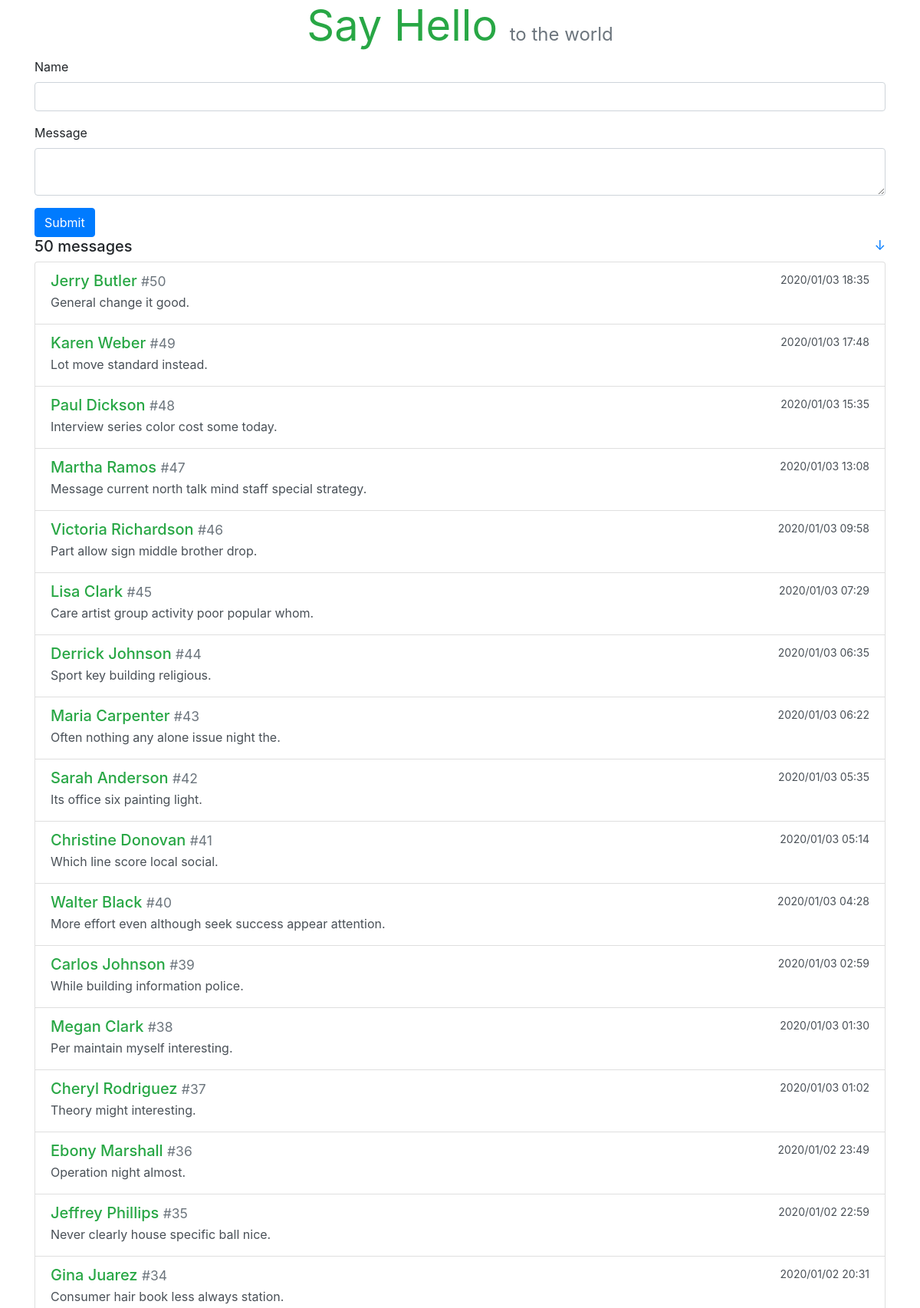
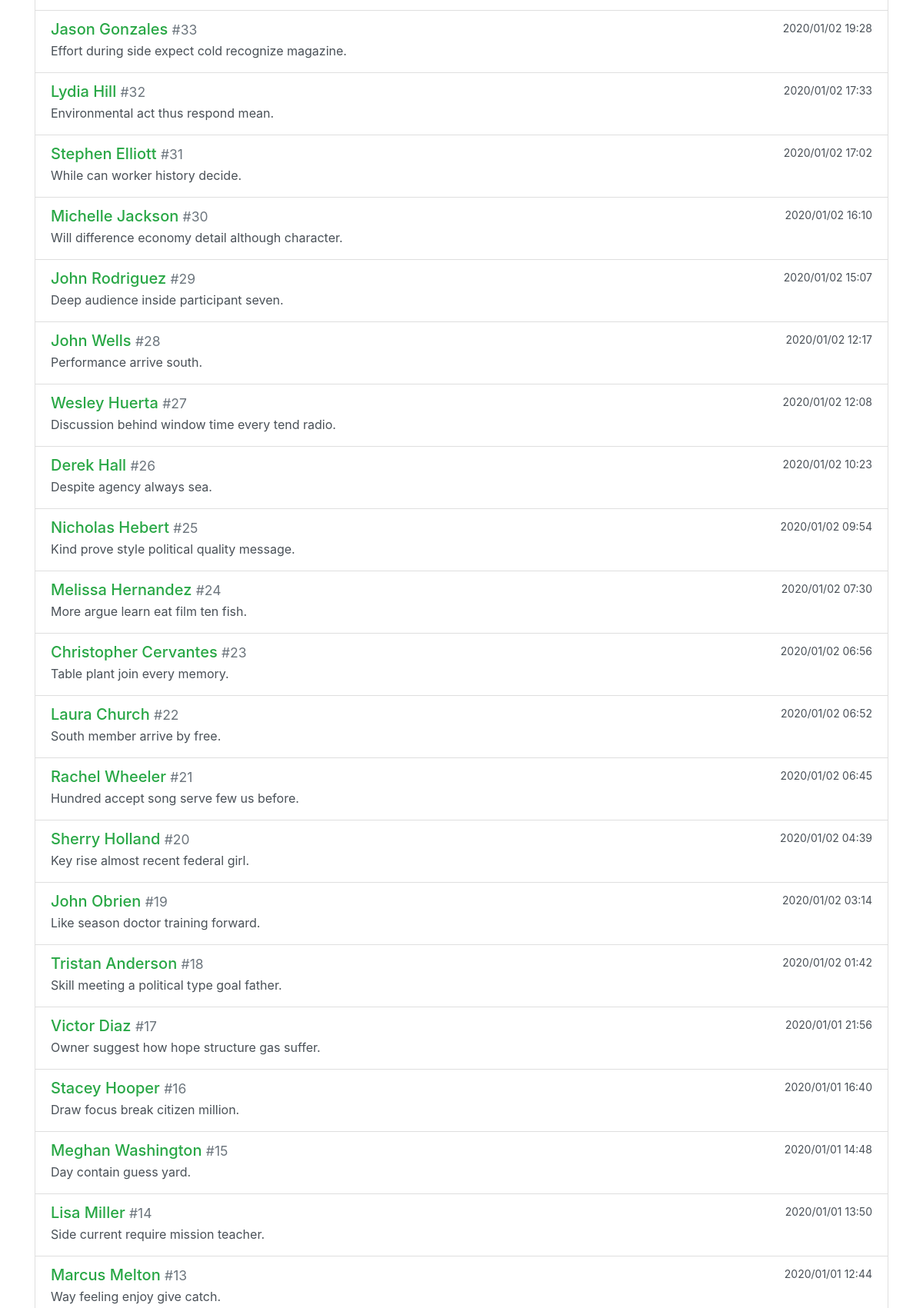
The page / (upper part) on the database its author committed (2 pictures, top to bottom).
### sayhello/models.py (models this page shows)
class Message(db.Model):
    id = db.Column(db.Integer, primary_key=True)
    body = db.Column(db.String(200))
    name = db.Column(db.String(20))
    timestamp = db.Column(db.DateTime, default=datetime.utcnow, index=True)

### sayhello/views.py (the view, shortened to what this page needs)
@app.route('/', methods=['GET', 'POST'])
def index():
    messages = Message.query.order_by(Message.timestamp.desc()).all()
    form = HelloForm()
    return render_template('index.html', form=form, messages=messages)

### sayhello/forms.py
class HelloForm(FlaskForm):
    name = StringField('Name', validators=[DataRequired(), Length(1, 20)])
    body = TextAreaField('Message', validators=[
                         DataRequired(), Length(1, 200)])
    submit = SubmitField()

### sayhello/templates/index.html
{% extends 'base.html' %}
{% from 'bootstrap/form.html' import render_form %}
{% block content %}
<div class="hello-form">
    {{ render_form(form, action=request.full_path) }}
</div>
<h5>{{ messages|length }} messages
    <small class="float-right">
        <a href="#bottom" title="Go Bottom">&darr;</a>
    </small>
</h5>
<div class="list-group">
    {% for message in messages %}
    <a class="list-group-item list-group-item-action flex-column">
        <div class="d-flex w-100 justify-content-between">
            <h5 class="mb-1 text-success">{{ message.name }}
                <small class="text-muted"> #{{ loop.revindex }}</small>
            </h5>
            <small>
                {{ message.timestamp.strftime('%Y/%m/%d %H:%M') }}
            </small>
        </div>
        <p class="mb-1">{{ message.body }}</p>
    </a>
    {% endfor %}
</div>
{% endblock %}

### sayhello/templates/base.html (shortened to what this page needs)
<!DOCTYPE html>
<html lang="en">
<head>
    {{ bootstrap.load_css() }}
</head>
<body>
    <main class="container">
        <header>
            <h1 class="text-center display-4">
                <a href="{{ url_for('index') }}" class="text-success"><strong>Say Hello</strong></a>
                <small style="font-size: 24px" class="text-muted">to the world</small>
            </h1>
        </header>
        {% block content %}{% endblock %}
    </main>
    </body>
</html>

### rows shown on the page
Message: name "Jerry Butler", timestamp "2020/01/03 18:35", body "General change it good."
Message: name "Karen Weber", timestamp "2020/01/03 17:48", body "Lot move standard instead."
Message: name "Paul Dickson", timestamp "2020/01/03 15:35", body "Interview series color cost some today."
Message: name "Martha Ramos", timestamp "2020/01/03 13:08", body "Message current north talk mind staff special strategy."
Message: name "Victoria Richardson", timestamp "2020/01/03 09:58", body "Part allow sign middle brother drop."
Message: name "Lisa Clark", timestamp "2020/01/03 07:29", body "Care artist group activity poor popular whom."
Message: name "Derrick Johnson", timestamp "2020/01/03 06:35", body "Sport key building religious."
Message: name "Maria Carpenter", timestamp "2020/01/03 06:22", body "Often nothing any alone issue night the."
Message: name "Sarah Anderson", timestamp "2020/01/03 05:35", body "Its office six painting light."
Message: name "Christine Donovan", timestamp "2020/01/03 05:14", body "Which line score local social."
Message: name "Walter Black", timestamp "2020/01/03 04:28", body "More effort even although seek success appear attention."
Message: name "Carlos Johnson", timestamp "2020/01/03 02:59", body "While building information police."
Message: name "Megan Clark", timestamp "2020/01/03 01:30", body "Per maintain myself interesting."
Message: name "Cheryl Rodriguez", timestamp "2020/01/03 01:02", body "Theory might interesting."
Message: name "Ebony Marshall", timestamp "2020/01/02 23:49", body "Operation night almost."
Message: name "Jeffrey Phillips", timestamp "2020/01/02 22:59", body "Never clearly house specific ball nice."
Message: name "Gina Juarez", timestamp "2020/01/02 20:31", body "Consumer hair book less always station."
Message: name "Jason Gonzales", timestamp "2020/01/02 19:28", body "Effort during side expect cold recognize magazine."
Message: name "Lydia Hill", timestamp "2020/01/02 17:33", body "Environmental act thus respond mean."
Message: name "Stephen Elliott", timestamp "2020/01/02 17:02", body "While can worker history decide."
Message: name "Michelle Jackson", timestamp "2020/01/02 16:10", body "Will difference economy detail although character."
Message: name "John Rodriguez", timestamp "2020/01/02 15:07", body "Deep audience inside participant seven."
Message: name "John Wells", timestamp "2020/01/02 12:17", body "Performance arrive south."
Message: name "Wesley Huerta", timestamp "2020/01/02 12:08", body "Discussion behind window time every tend radio."
Message: name "Derek Hall", timestamp "2020/01/02 10:23", body "Despite agency always sea."
Message: name "Nicholas Hebert", timestamp "2020/01/02 09:54", body "Kind prove style political quality message."
Message: name "Melissa Hernandez", timestamp "2020/01/02 07:30", body "More argue learn eat film ten fish."
Message: name "Christopher Cervantes", timestamp "2020/01/02 06:56", body "Table plant join every memory."
Message: name "Laura Church", timestamp "2020/01/02 06:52", body "South member arrive by free."
Message: name "Rachel Wheeler", timestamp "2020/01/02 06:45", body "Hundred accept song serve few us before."
Message: name "Sherry Holland", timestamp "2020/01/02 04:39", body "Key rise almost recent federal girl."
Message: name "John Obrien", timestamp "2020/01/02 03:14", body "Like season doctor training forward."
Message: name "Tristan Anderson", timestamp "2020/01/02 01:42", body "Skill meeting a political type goal father."
Message: name "Victor Diaz", timestamp "2020/01/01 21:56", body "Owner suggest how hope structure gas suffer."
Message: name "Stacey Hooper", timestamp "2020/01/01 16:40", body "Draw focus break citizen million."
Message: name "Meghan Washington", timestamp "2020/01/01 14:48", body "Day contain guess yard."
Message: name "Lisa Miller", timestamp "2020/01/01 13:50", body "Side current require mission teacher."
Message: name "Marcus Melton", timestamp "2020/01/01 12:44", body "Way feeling enjoy give catch."

### other values the page prints
{{ messages|length }} "50"
